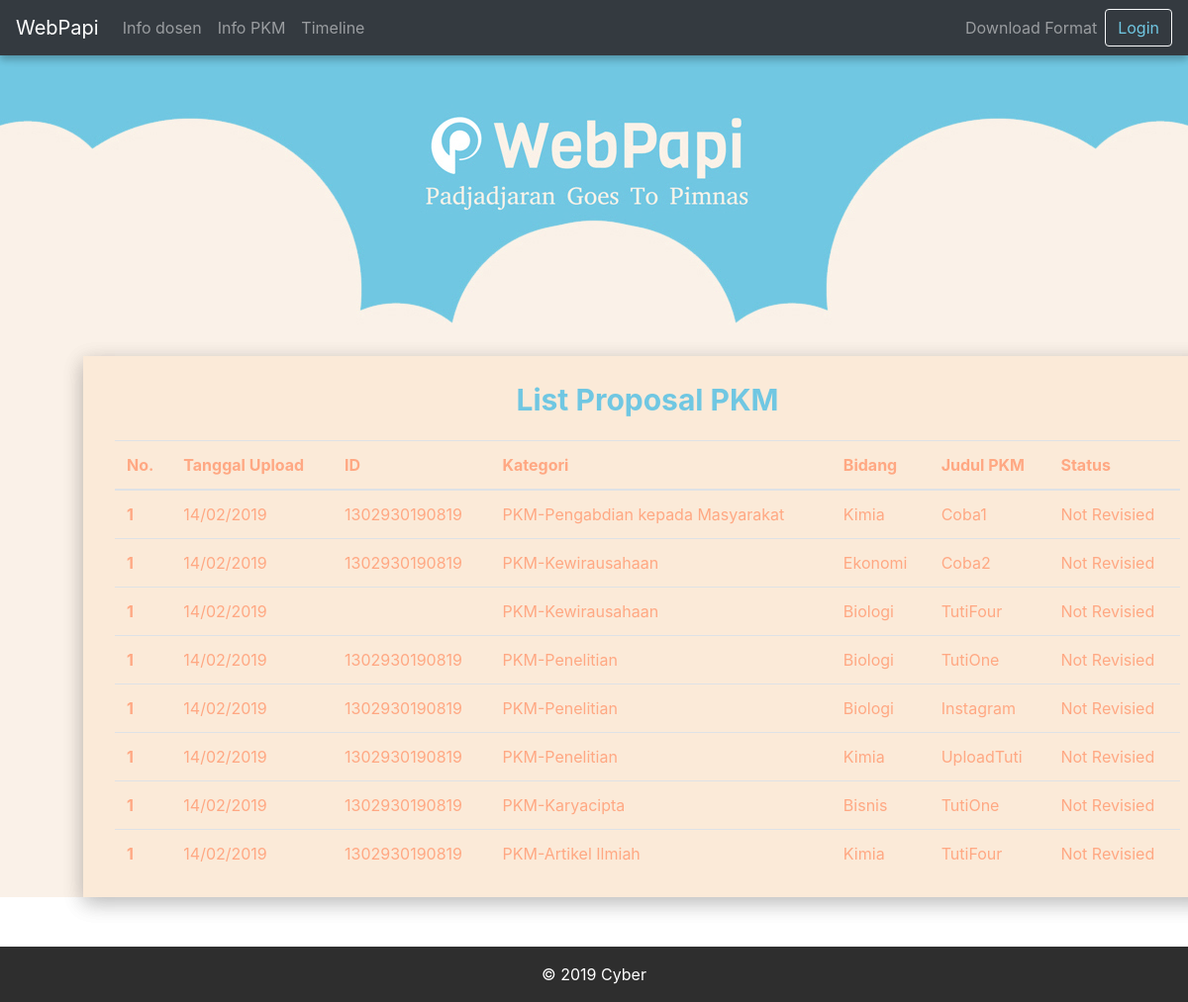
The page /bem/list_pkm/ on the database as committed earlier.
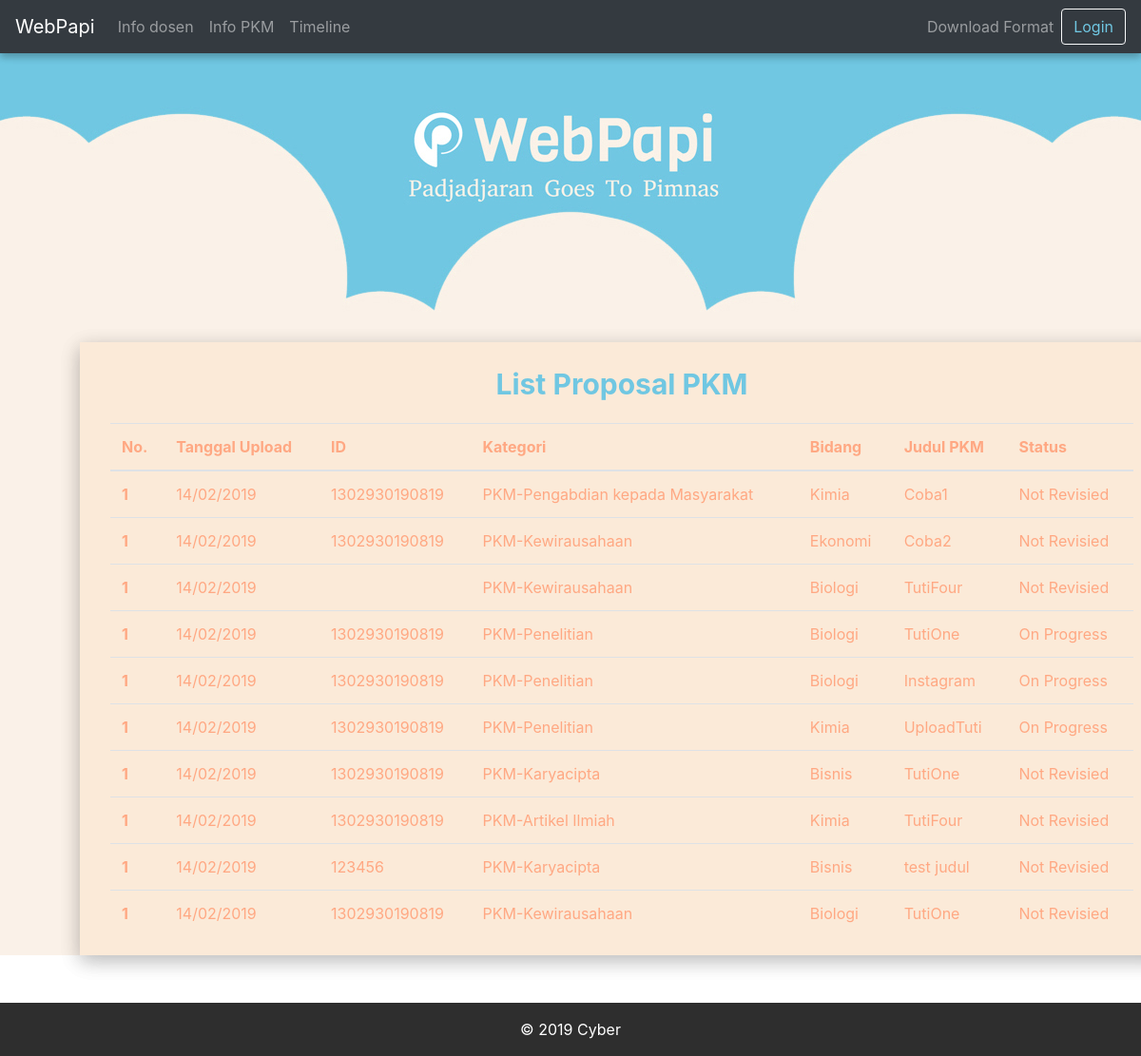
The same page on the database as committed later.
### papi/models.py (models this page shows, shortened)
class ProposalPKM(models.Model):
    judul = models.CharField(max_length =50)
    namaKetua = models.CharField(max_length=50)
    deskripsi = models.TextField(default = '')
    createdDate = models.DateTimeField(default=timezone.now)
    document = models.FileField(upload_to='proposal',default = 'ProposalDefault.txt')
    idUsers = models.ForeignKey(User, on_delete=models.CASCADE)
    idDosenReviewer = models.ForeignKey(Dosen,on_delete=models.CASCADE,default=1)
    idKategori = models.ForeignKey('KategoriPKM',on_delete=models.CASCADE,default=1)
    idBidang = models.ForeignKey('BidangPKM',on_delete=models.CASCADE,default=1)
    idStatus = models.ForeignKey('StatusRevisi',on_delete=models.CASCADE,default=1)
    idFakultas = models.ForeignKey(Fakultas,on_delete=models.CASCADE,default=1)

class BidangPKM(models.Model):
    namaBidang = models.CharField(max_length=50)
    jumlahAnggota = models.IntegerField(blank=True,null=True)

class KategoriPKM(models.Model):
    namaKategori = models.CharField(max_length=50)

class StatusRevisi(models.Model):
    namaStatus = models.CharField(max_length = 50)

### users/models.py (models this page shows, shortened)
class User(AbstractUser):
    is_student = models.BooleanField(default=False)
    is_teacher = models.BooleanField(default=False)
    kontak = models.CharField(max_length=13)
    email = models.EmailField(unique= True, null=True)
    USERNAME_FIELD ='email'
    REQUIRED_FIELDS = []

class Mahasiswa(models.Model):
    user = models.OneToOneField(User,on_delete=models.CASCADE,primary_key=True)
    npm = models.IntegerField(blank=True, null=True)
    fakultas = models.ForeignKey('Fakultas',on_delete=models.CASCADE,default=1)
    jurusan = models.ForeignKey('Jurusan',on_delete=models.CASCADE,default=1)

### bempapi/views.py (the view)
# urls.py: path('list_pkm/',views.list_pkm,name="list-pkm-pengurus"),
def list_pkm(request):
    pkm = ProposalPKM.objects.all()
    context = {
        'pkm':pkm,
    }
    return render(request,'bempapi/list_pkm_pengurus.html',context)

### bempapi/templates/bempapi/list_pkm_pengurus.html (shortened to what this page needs)
{% extends 'papi/base.html' %}
{% load static %}
{% block content %}
    <div class="container-fluid text-center" style="background-image: url({% static 'papi/img/Head.jpg' %});background-position: top;background-size: auto;">
        <div style="min-height: 330px;"></div>
    </div>
    <div class="login-clean" style="background-color: #FAF1E8;">
        <div class="container" style="min-width: 80%;background-color: #fbead8;margin-top: -50px;margin-bottom: 50px; box-shadow: 0 6px 20px 0 rgba(0, 0, 0, 0.15), 0 6px 20px 0 rgba(0, 0, 0, 0.15); margin-right: 10%; margin-left: 7%">
            <div class="illustration"></div>
            <div class="form-row">
                <div class="col">
                    <p class="text-center" style="color: #70c7e2;font-size: 30px;font-weight: bold;">List Proposal PKM<br></p>
                </div>
            </div>
            <div class="container">
                <div class="table-responsive">
                    <table class="table">
                        <thead>
                        <tr>
                            <th scope="col">No.</th>
                            <th scope="col">Tanggal Upload</th>
                            <th scope="col">ID</th>
                            <th scope="col">Kategori</th>
                            <th scope="col">Bidang</th>
                            <th scope="col">Judul PKM</th>
                            <th scope="col">Status</th>
                        </tr>
                        </thead>
                        <tbody>
                        {% for foo in pkm %}
                            <tr>
                                <th scope="row">1</th>
                                <td>14/02/2019</td>
                                <td>{{ foo.idUsers.mahasiswa.npm }}</td>
                                <td>{{ foo.idBidang.namaBidang }}</td>
                                <td>{{ foo.idKategori.namaKategori }}</td>
                                <td>{{ foo.judul }}</td>
                                <td>{{ foo.idStatus.namaStatus }}</td>
                            </tr>
                        {% endfor %}
                        </tbody>
                    </table>
                </div>
            </div>
        </div>
    </div>
{% endblock %}

### papi/templates/papi/base.html (shortened to what this page needs)
{% load static %}
<!DOCTYPE html>
<html lang="en">
<head>
    <link rel="stylesheet" href="{% static 'papi/bootstrap/css/bootstrap.min.css' %}">
    <link rel="stylesheet" href="{% static 'papi/fonts/ionicons.min.css' %}">
    <link rel="stylesheet" href="{% static 'papi/css/Login-Form-Clean.css' %}">
    <link rel="stylesheet" href="{% static 'papi/css/Registration-Form-with-Photo.css' %}">
    <link rel="stylesheet" href="{% static 'papi/css/styles.css' %}">
</head>
<body>
<nav class="navbar navbar-expand-lg  navbar-dark bg-dark navbar-fixed-top" style="box-shadow: 0 4px 8px 0 rgba(0, 0, 0, 0.15), 0 4px 8px 0 rgba(0, 0, 0, 0.15);">
    <a  class="navbar-brand" href="{% url 'index' %}" >WebPapi</a>
    <div class="collapse navbar-collapse" id="navbarSupportedContent">
        <ul class="navbar-nav mr-auto">
            {% if user.is_authenticated %}
                {% if user.is_teacher or user.is_student %}
                    <li class="nav-item">
                        <a class="nav-link" href="{% url 'info-dosen' %}">Info dosen</a>
                    </li>
                {% else %}
                    <li class="nav-item">
                        <a class="nav-link" href="{% url 'manage-pkm' %}">Info dosen</a>
                    </li>
                {% endif %}
            {% else %}
                <li class="nav-item">
                    <a class="nav-link" href="{% url 'info-dosen' %}">Info dosen</a>
                </li>
            {% endif %}
            <li class="nav-item">
                <a class="nav-link" href="#">Info PKM</a>
            </li>
            {% if user.is_authenticated %}
                {% if user.is_student %}
                    <li class="nav-item">
                        <a class="nav-link" href="{% url 'timeline-mahasiswa' %}">Timeline</a>
                    </li>
                {% elif user.is_teacher %}
                    <li class="nav-item">
                        <a class="nav-link" href="{% url 'timeline-mahasiswa' %}">Timeline</a>
                    </li>
                {% else %}
                    <li class="nav-item">
                        <a class="nav-link" href="{% url 'timeline-pkm' %}">Timeline</a>
                    </li>
                {% endif %}
            {% else %}
                <li class="nav-item">
                    <a class="nav-link" href="{% url 'timeline-mahasiswa' %}">Timeline</a>
                </li>
            {% endif %}
        </ul>
        <ul class="nav navbar-nav navbar-right">
            {% if user.is_authenticated %}
                {% if user.is_student or user.is_teacher %}
                    <li class="nav-item">
                        <a class="nav-link" href="{% url 'list-format' %}">Download Format</a>
                    </li>
                {% else %}
                    <li class="nav-item">
                        <a class="nav-link" href="{% url 'upload-format-pkm' %}">Upload Format</a>
                    </li>
                {% endif %}
                <li class="nav-item">
                    <a class="nav-link" href="{% url 'profile-mahasiswa' %}">Profile</a>
                </li>
            {% else %}
                <li class="nav-item">
                    <a class="nav-link" href="{% url 'list-format' %}">Download Format</a>
                </li>
            {% endif %}
        </ul>
    </div>
    {% if user.is_authenticated %}
        <a class="btn btn-outline-light my-2 my-sm-0" role="button" href="{% url 'logout' %}" style="color: #70C7E2">Logout</a>
    {% else %}
        <a class="btn btn-outline-light my-2 my-sm-0" role="button" href="{% url 'login' %}" style="color: #70C7E2">Login</a>
    {% endif %}
</nav>
{% block content %}
{% endblock %}
<footer class="page-footer font-small" style="background-color: #2E2E2E">
    <div class="footer-copyright text-center py-3" style="color: white">© 2019 Cyber</div>
</footer>
</body>
</html>

### papi/static/papi/css/Login-Form-Clean.css (style rules this page uses)
.login-clean { background: #f1f7fc; padding: 80px 0; }
.login-clean .illustration { text-align: center; padding: 0 0 20px; font-size: 100px; color: rgb(244,71,107); }

### papi/static/papi/css/styles.css (style rules this page uses)
.navbar { position: fixed !important; width: 100% !important; z-index: 99; }
.login-clean { background: #f1f7fc; padding: 80px 0; padding-bottom: 0; }
.table { color: #FFA883; }
.container { padding: 2px 16px; }

Rows that differ between the two databases and show on the page:
changed ProposalPKM (number 4 of 10 on the later page): idStatus.namaStatus "Not Revisied" → "On Progress"
changed ProposalPKM "Instagram": idStatus.namaStatus "Not Revisied" → "On Progress"
changed ProposalPKM "UploadTuti": idStatus.namaStatus "Not Revisied" → "On Progress"
added ProposalPKM: idUsers.mahasiswa.npm "123456", idBidang.namaBidang "PKM-Karyacipta", idKategori.namaKategori "Bisnis", judul "test judul", idStatus.namaStatus "Not Revisied"
added ProposalPKM: idUsers.mahasiswa.npm "1302930190819", idBidang.namaBidang "PKM-Kewirausahaan", idKategori.namaKategori "Biologi", judul "TutiOne", idStatus.namaStatus "Not Revisied"
